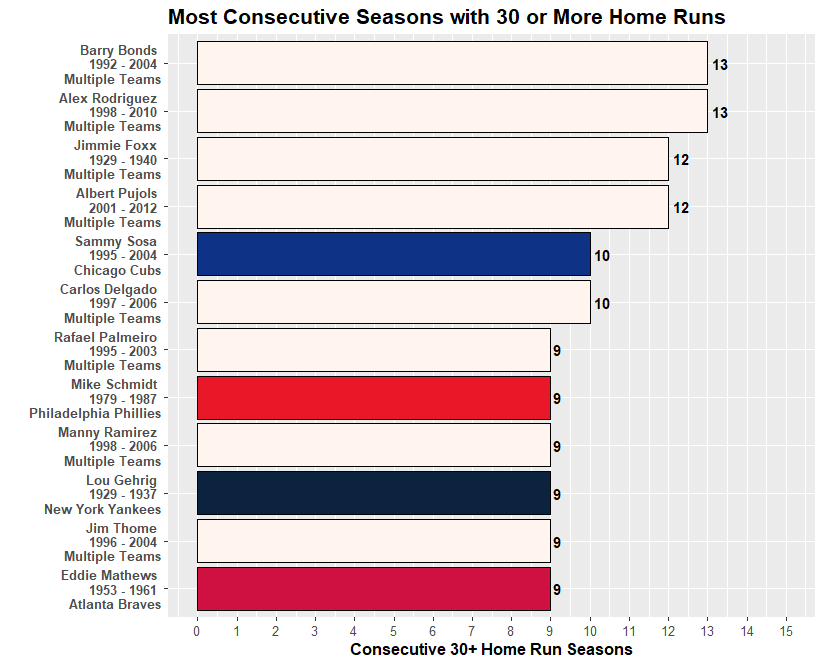

This chart was generated by the following R code:
#Set working directory

setwd("C:/Users/daily/Desktop/Repositories/MiscVisuals/Website Visualizations/Most Times Reaching X Streak/MLB")

#Loading necessary libraries

library(sqldf)
library(tidyverse)
library(zoo)
library(data.table)
library(Lahman)

#Get data from Lahman Database

data <- sqldf(' WITH sub1 AS(SELECT People.playerID, Batting.yearID, People.nameFirst, People.nameLast,
GROUP_CONCAT(TeamsFranchises.franchName) AS Teams, TeamsFranchises.franchID, SUM(Batting.HR) AS HR,
RANK () OVER(PARTITION BY People.playerID ORDER BY Batting.yearID) AS SeasonNumber
                    FROM People
                    INNER JOIN Batting
                    ON People.playerID = Batting.playerID
                    INNER JOIN Teams
                    ON Batting.teamID = Teams.teamID
                    AND Batting.yearID = Teams.yearID
                    INNER JOIN TeamsFranchises
                    ON Teams.franchID = TeamsFranchises.franchID
                    GROUP BY Batting.playerID, Batting.yearID),
              sub2 AS (SELECT *,
              SeasonNumber - RANK() OVER(PARTITION BY playerID ORDER BY yearID) AS streakID
              FROM sub1
              WHERE HR >= 30)
              SELECT MIN(yearID) AS MIN,
              MAX(yearID) AS MAX,
              nameFirst,
              nameLast,
              GROUP_CONCAT(DISTINCT Teams) AS Teams,
              COUNT(DISTINCT Teams) AS Franchises,
              COUNT(streakID) AS Times
              FROM sub2
              GROUP BY playerID, streakID
              ORDER BY Times DESC')

################################################################################

#Doing the same thing as earlier but using R instead of SQL

fun_data <- sqldf('SELECT People.playerID, Batting.yearID, People.nameFirst, People.nameLast,
GROUP_CONCAT(TeamsFranchises.franchName) AS Teams, TeamsFranchises.franchID, SUM(Batting.HR) AS HR
FROM People
INNER JOIN Batting
ON People.playerID = Batting.playerID
INNER JOIN Teams
ON Batting.teamID = Teams.teamID
AND Batting.yearID = Teams.yearID
INNER JOIN TeamsFranchises
ON Teams.franchID = TeamsFranchises.franchID
GROUP BY Batting.playerID, Batting.yearID')

fun_data <- fun_data %>%
  arrange(playerID, yearID) %>%
  group_by(playerID) %>%
  mutate(SeasonNumber = rank(yearID)) %>%
  filter(HR >= 30) %>%
  mutate(HRList = rank(yearID)) %>% 
  mutate(streakID = SeasonNumber - HRList)
  
fun_data <- aggregate(x = fun_data$HR, by = list(fun_data$playerID, fun_data$nameFirst, fun_data$nameLast,
                                     fun_data$streakID), FUN = length) %>%
  arrange(-x)

#################################################################################

#Combine Columns and Filter Data

top_data <- data %>%
  mutate(Rank = rank(-Times, ties.method = "min"))  %>%
  filter(Rank <= 10) %>%
  mutate(DisplayFranchises = ifelse(Franchises != 1, "Multiple Teams", Teams)) %>%
  mutate(chart_label = paste(nameFirst, nameLast, "\n", MIN, "-", MAX, "\n", DisplayFranchises))

#Team Colors for display

fill_color <- c("Arizona Diamondbacks" = "#5F259F",
                "Atlanta Braves" = "#CE1141",
                "Baltimore Orioles" = "#DF4601",
                "Boston Red Sox" = "#BD3039",
                "Chicago Cubs" = "#0E3386",
                "Chicago White Sox" = "#27251F",
                "Cincinnati Reds" = "#C6011F",
                "Cleveland Indians" = "#E31937",
                "Colorado Rockies" = "#33006F;",
                "Detroit Tigers" = "#FA4616",
                "Houston Astros" = "#EB6E1F",
                "Kansas City Royals" = "#004687",
                "Los Angeles Angels" = "#BA0021",
                "Los Angeles Dodgers" = "#005A9C",
                "Miami Marlins" = "#00A3E0",
                "Milwaukee Brewers" = "#FFC52F",
                "Minnesota Twins" = "#002B5C",
                "New York Mets" = "#FF5910",
                "New York Yankees" = "#0C2340",
                "Oakland Athletics" = "#003831",
                "Philadelphia Phillies" = "#E81828",
                "Pittsburgh Pirates" = "#FDB827",
                "St. Louis Cardinals" = "#C41E3A",
                "San Diego Padres" = "#2F241D",
                "San Francisco Giants" = "#FD5A1E",
                "Seattle Mariners" = "#005C5C",
                "Tampa Bay Rays" = "#8FBCE6",
                "Texas Rangers" = "#C0111F",
                "Toronto Blue Jays" = "#134A8E",
                "Washington Nationals" = "#AB0003",
                "Multiple Teams" = "seashell")

#Create visual

top_data %>%
  ggplot(aes(x = reorder(chart_label, Times), y = Times, fill = DisplayFranchises)) +
  geom_bar(stat = "identity", color = "black") +
  geom_text(aes(label = Times), fontface = "bold", hjust = -0.3) +
  coord_flip(ylim = c(0, 15)) +
  scale_y_continuous(breaks = seq(0, 15, 1)) +
  scale_fill_manual(values = fill_color) +
  theme(plot.title = element_text(size = 16, face = "bold"),
        plot.subtitle = element_text(size = 12),
        axis.title.x = element_text(size = 12, face = "bold"),
        axis.text.x = element_text(size = 10),
        axis.text.y = element_text(size = 10, face ="bold"),
        legend.position = "none") +
  labs(title = "Most Consecutive Seasons with 30 or More Home Runs",
       x = "",
       y = "Consecutive 30+ Home Run Seasons")
